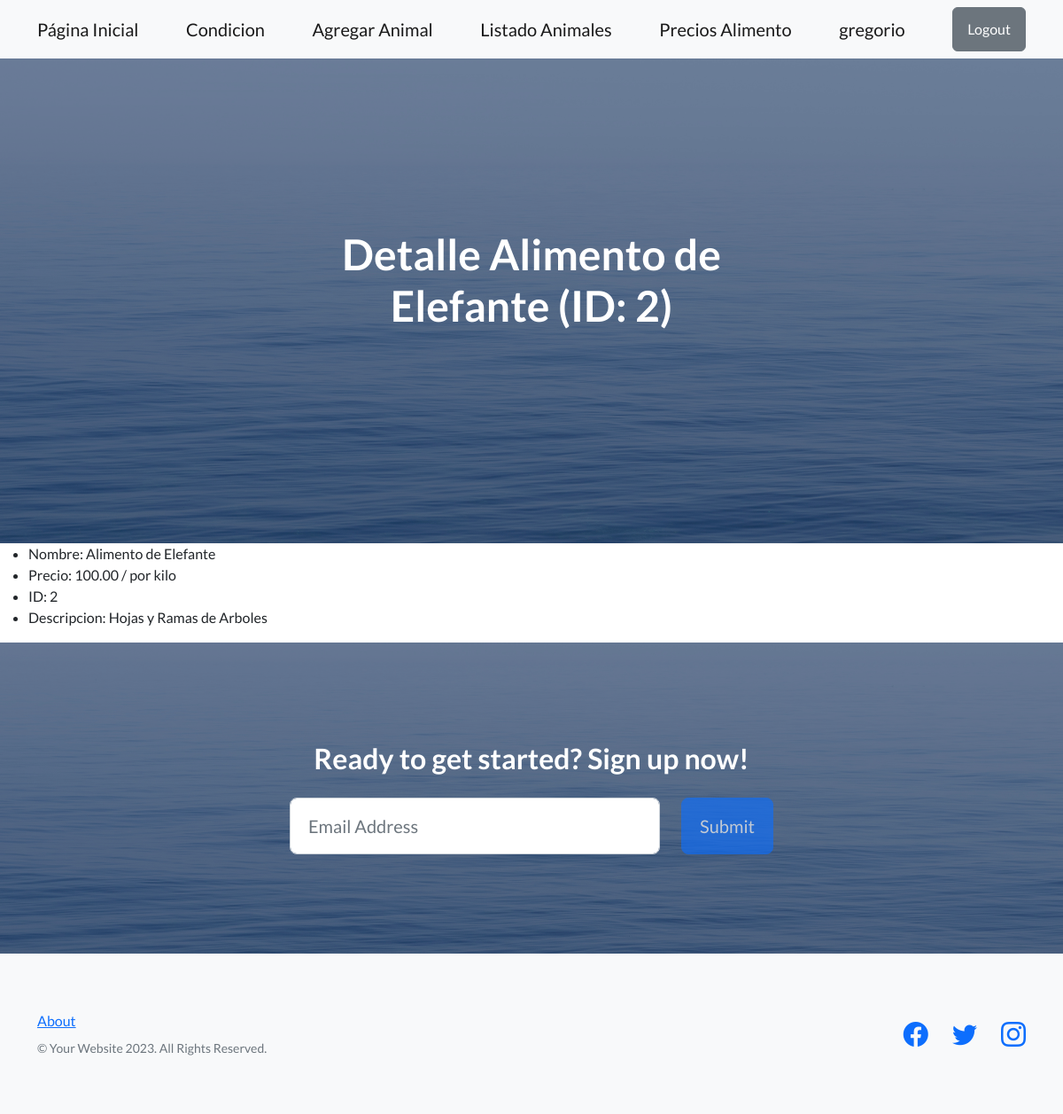
The app's page /precios/2/ (signed in) with its own data.
### precios/models.py (models this page shows, shortened)
class Alimento(models.Model):
    nombre = models.CharField(max_length=100)
    precio = models.DecimalField(max_digits=10, decimal_places=2)
    unidad = models.CharField(max_length=30)
    descripcion = models.CharField(max_length=200)

### precios/views.py (the view)
# urls.py: path('<int:pk>/', views.Ver_alimento.as_view(), name='ver_alimento'),
class Ver_alimento(LoginRequiredMixin, DetailView):
    model = Alimento
    template_name = "ver_alimento.html"

### templates/ver_alimento.html (shortened to what this page needs)
{% extends "main_template.html" %}
{% block texto_principal %}
     Detalle {{alimento.nombre}} (ID: {{alimento.id}})
{% endblock texto_principal %}
{% block main_content %}
<ul>
    <li>Nombre: {{ alimento.nombre }}</li>
    <li>Precio: {{ alimento.precio }} / {{alimento.unidad}}</li>
    <li>ID: {{ alimento.id }}</li>
    <li>Descripcion: {{ alimento.descripcion }}</li>
</ul>
{% endblock main_content %}

### templates/main_template.html (shortened to what this page needs)
<!DOCTYPE html>
<html lang="en">
    {% load static %}
    <head>
        <link href="https://cdn.jsdelivr.net/npm/bootstrap-icons@1.5.0/font/bootstrap-icons.css" rel="stylesheet" type="text/css" />
        <link href={% static "css/styles.css"%} rel="stylesheet" />
    </head>
    <body>
        <nav class="navbar navbar-light bg-light static-top">
            <div class="container">
                <a class= "navbar-brand" href={% url "app_inicial:inicio"%}>Página Inicial</a>
                <a class= "navbar-brand" href={% url "app_inicial:condicion_y_bucle"%}>Condicion</a>
                {% if request.user.is_authenticated %}
                <a class= "navbar-brand" href={% url "app_inicial:crear_animal"%}>Agregar Animal</a>
                <a class= "navbar-brand" href={% url "app_inicial:listado_animales"%}>Listado Animales</a>
                <a class= "navbar-brand" href={% url "precios:lista_precios"%}>Precios Alimento</a>
                <a class= "navbar-brand" href='#'>{{request.user.username}}</a>
                <form action={% url "usuarios:logout" %}  method="POST">
                   <input class="btn btn-secondary" type="submit" value="Logout">
                </form>
                {% else %}
                <a class="btn btn-primary" href={% url "usuarios:login"%}> Login</a>
                <a class="btn btn-info" href={% url "usuarios:registro"%}> Registrarse</a>
                {% endif %}
            </div>
        </nav>
        <header class="masthead">
            <div class="container position-relative">
                <div class="row justify-content-center">
                    <div class="col-xl-6">
                        <div class="text-center text-white">
                            <h1 class="mb-5">
                                {% block texto_principal %}{% endblock texto_principal%}
                            </h1>
                        </div>
                    </div>
                </div>
            </div>
        </header>
        <main>
            {% block main_content %}{% endblock main_content %}
        <main>
        <section class="call-to-action text-white text-center" id="signup">
            <div class="container position-relative">
                <div class="row justify-content-center">
                    <div class="col-xl-6">
                        <h2 class="mb-4">Ready to get started? Sign up now!</h2>
                        <form class="form-subscribe" id="contactFormFooter" data-sb-form-api-token="API_TOKEN">
                            <div class="row">
                                <div class="col">
                                    <input class="form-control form-control-lg" id="emailAddressBelow" type="email" placeholder="Email Address" data-sb-validations="required,email" />
                                </div>
                                <div class="col-auto"><button class="btn btn-primary btn-lg disabled" id="submitButton" type="submit">Submit</button></div>
                            </div>
                        </form>
                    </div>
                </div>
            </div>
        </section>
        <footer class="footer bg-light">
            <div class="container">
                <div class="row">
                    <div class="col-lg-6 h-100 text-center text-lg-start my-auto">
                        <ul class="list-inline mb-2">
                            <li class="list-inline-item"><a href="#!">About</a></li>
                        </ul>
                        <p class="text-muted small mb-4 mb-lg-0">&copy; Your Website 2023. All Rights Reserved.</p>
                    </div>
                    <div class="col-lg-6 h-100 text-center text-lg-end my-auto">
                        <ul class="list-inline mb-0">
                            <li class="list-inline-item me-4">
                                <a href="#!"><i class="bi-facebook fs-3"></i></a>
                            </li>
                            <li class="list-inline-item me-4">
                                <a href="#!"><i class="bi-twitter fs-3"></i></a>
                            </li>
                            <li class="list-inline-item">
                                <a href="#!"><i class="bi-instagram fs-3"></i></a>
                            </li>
                        </ul>
                    </div>
                </div>
            </div>
        </footer>
    </body>
</html>

### records on screen
Alimento: nombre "Alimento de Elefante", id "2", precio "100.00", unidad "por kilo", descripcion "Hojas y Ramas de Arboles"

### other values on screen
{{ request.user.username }} "gregorio"
